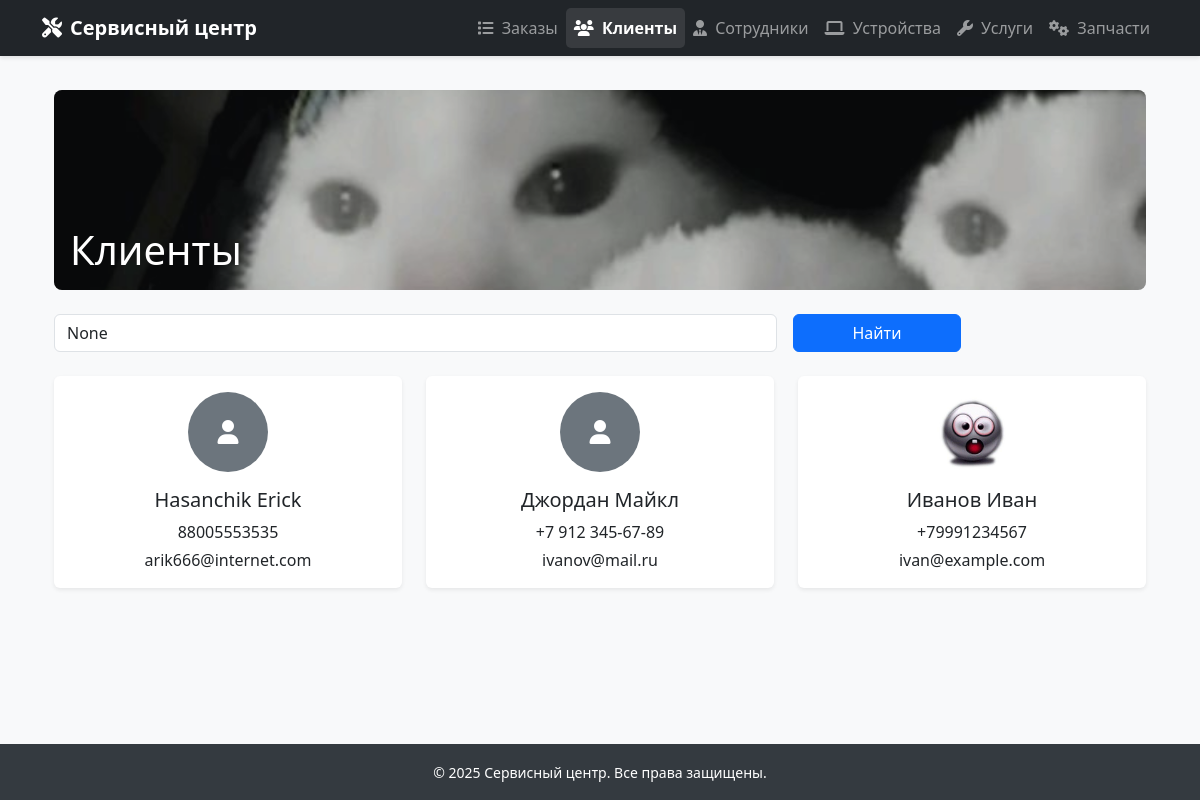
Before: /clients/ with the older database file.
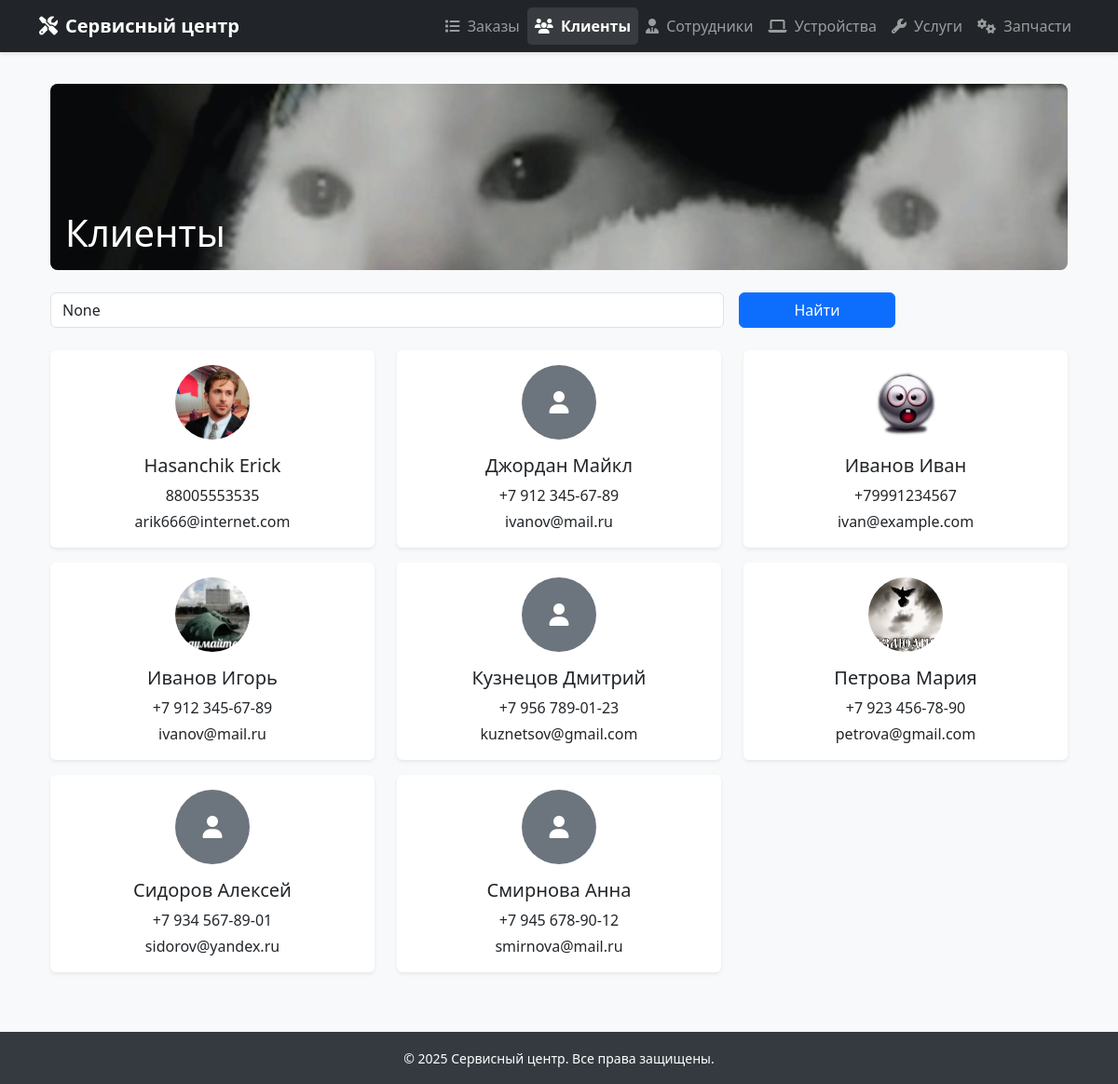
After: the same page with the newer database file.
### SAMserv/models.py (models this page shows, shortened)
class Client(models.Model):
    phone_number = models.CharField('Телефон', max_length=20)
    email = models.CharField('Email', max_length=100)
    last_name = models.CharField('Фамилия', max_length=25)
    first_name = models.CharField('Имя', max_length=25)
    middle_name = models.CharField('Отчество', max_length=25, blank=True, null=True)
    photo = models.ImageField('Фото', upload_to='clients/', blank=True, null=True)

### SAMserv/views.py (the view, shortened to what this page needs)
# urls.py: path('clients/', views.client_list, name='client-list'),
def client_list(request):
    query = request.GET.get('q')
    print(f"[DEBUG] Запрос: '{query}'")  # 👈 Добавь это
    clients = Client.objects.all().order_by('last_name')
    return render(request, 'clients/client_list.html', {'clients': clients, 'query': query})

### SAMserv/templates/clients/client_list.html (shortened to what this page needs)
{% extends 'base.html' %}
{% load static %}
{% block content %}
<div class="container">
    <div class="position-relative mb-4" style="height: 200px; overflow: hidden; border-radius: 8px;">
        <img src="{% static 'SAMserv/images/clients.jpg' %}"
             class="w-100 h-100"
             style="object-fit: cover;"
             alt="Клиенты">
        <div class="position-absolute top-0 start-0 w-100 h-100 bg-dark bg-opacity-25"></div>
        <div class="position-absolute bottom-0 start-0 text-white p-3">
            <h1 class="mb-0">Клиенты</h1>
        </div>
    </div>
    <form method="get" class="mb-4">
        <div class="row g-3">
            <div class="col-md-8">
                <input type="text" name="q" class="form-control" placeholder="Поиск по имени, фамилии, телефону или email" value="{{ query }}">
            </div>
            <div class="col-md-2">
                <button type="submit" class="btn btn-primary w-100">Найти</button>
            </div>
        </div>
    </form>
    <div class="row">
        {% for client in clients %}
        <div class="col-md-6 col-lg-4 mb-3">
            <div class="card h-100 border-0 shadow-sm">
                <div class="card-body text-center">
                    {% if client.photo %}
                        <img src="{{ client.photo.url }}" class="rounded-circle mb-3" style="width: 80px; height: 80px; object-fit: cover;" alt="{{ client.last_name }} {{ client.first_name }}">
                    {% else %}
                        <div class="bg-secondary rounded-circle mx-auto mb-3 d-flex align-items-center justify-content-center" style="width: 80px; height: 80px;">
                            <i class="fas fa-user text-white fs-4"></i>
                        </div>
                    {% endif %}
                    <h5 class="card-title text-dark" style="font-weight: 500;">{{ client.last_name }} {{ client.first_name }}</h5>
                    <p class="card-text text-dark mb-1" style="font-weight: 500;">{{ client.phone_number }}</p>
                    <p class="card-text text-dark" style="font-weight: 500;">{{ client.email }}</p>
                </div>
            </div>
        </div>
        {% empty %}
        <div class="col-12">
            <div class="alert alert-info text-center">Нет клиентов</div>
        </div>
        {% endfor %}
    </div>
</div>
{% endblock %}

### SAMserv/templates/base.html (shortened to what this page needs)
<!DOCTYPE html>
<html lang="ru">
<head>
    <link href="https://cdn.jsdelivr.net/npm/bootstrap@5.3.0/dist/css/bootstrap.min.css" rel="stylesheet">
    <link rel="stylesheet" href="https://cdnjs.cloudflare.com/ajax/libs/font-awesome/6.4.0/css/all.min.css">
</head>
<body>
    <nav class="navbar navbar-expand-lg navbar-dark bg-dark">
        <div class="container">
            <a class="navbar-brand fw-bold" href="{% url 'order-list' %}">
                <i class="fas fa-tools me-2"></i>Сервисный центр
            </a>
            <div class="collapse navbar-collapse" id="navbarNav">
                <ul class="navbar-nav ms-auto">
                    <li class="nav-item">
                        <a class="nav-link {% if request.resolver_match.url_name == 'order-list' %}active{% endif %}" href="{% url 'order-list' %}">
                            <i class="fas fa-list me-1"></i> Заказы
                        </a>
                    </li>
                    <li class="nav-item">
                        <a class="nav-link {% if request.resolver_match.url_name == 'client-list' %}active{% endif %}" href="{% url 'client-list' %}">
                            <i class="fas fa-users me-1"></i> Клиенты
                        </a>
                    </li>
                    <li class="nav-item">
                        <a class="nav-link {% if request.resolver_match.url_name == 'employee-list' %}active{% endif %}" href="{% url 'employee-list' %}">
                            <i class="fas fa-user-tie me-1"></i> Сотрудники
                        </a>
                    </li>
                    <li class="nav-item">
                        <a class="nav-link {% if request.resolver_match.url_name == 'device-list' %}active{% endif %}" href="{% url 'device-list' %}">
                            <i class="fas fa-laptop me-1"></i> Устройства
                        </a>
                    </li>
                    <li class="nav-item">
                        <a class="nav-link {% if request.resolver_match.url_name == 'service-list' %}active{% endif %}" href="{% url 'service-list' %}">
                            <i class="fas fa-wrench me-1"></i> Услуги
                        </a>
                    </li>
                    <li class="nav-item">
                        <a class="nav-link {% if request.resolver_match.url_name == 'detail-list' %}active{% endif %}" href="{% url 'detail-list' %}">
                            <i class="fas fa-cogs me-1"></i> Запчасти
                        </a>
                    </li>
                </ul>
            </div>
        </div>
    </nav>
    <div class="content-wrapper">
        <div class="container mb-5">
            {% block content %}{% endblock %}
        </div>
    </div>
    <footer>
        <div class="container">
            <small>© 2025 Сервисный центр. Все права защищены.</small>
        </div>
    </footer>
</body>
</html>

### SAMserv/templates/base.html (style rules this page uses)
body { display: flex; flex-direction: column; min-height: 100vh; background-color: #f8f9fa; margin: 0; padding-top: 70px; }
.navbar { position: fixed; top: 0; left: 0; width: 100%; z-index: 1000; box-shadow: 0 2px 4px rgba(0,0,0,0.1); }
.content-wrapper { flex: 1; padding-top: 20px; }
footer { margin-top: auto; background-color: #343a40; color: #fff; padding: 1rem 0; text-align: center; }
.nav-link.active { font-weight: bold; background-color: rgba(255,255,255,0.1); border-radius: 5px; }
.card { transition: transform 0.2s; border: none; box-shadow: 0 2px 4px rgba(0,0,0,0.1); }

Changed rows visible on the page:
changed Client "Hasanchik": photo: picture added
added Client: photo (picture), last_name "Иванов", first_name "Игорь", phone_number "+7 912 345-67-89", email "ivanov@mail.ru"
added Client: last_name "Кузнецов", first_name "Дмитрий", phone_number "+7 956 789-01-23", email "kuznetsov@gmail.com"
added Client: photo (picture), last_name "Петрова", first_name "Мария", phone_number "+7 923 456-78-90", email "petrova@gmail.com"
added Client: last_name "Сидоров", first_name "Алексей", phone_number "+7 934 567-89-01", email "sidorov@yandex.ru"
added Client: last_name "Смирнова", first_name "Анна", phone_number "+7 945 678-90-12", email "smirnova@mail.ru"
